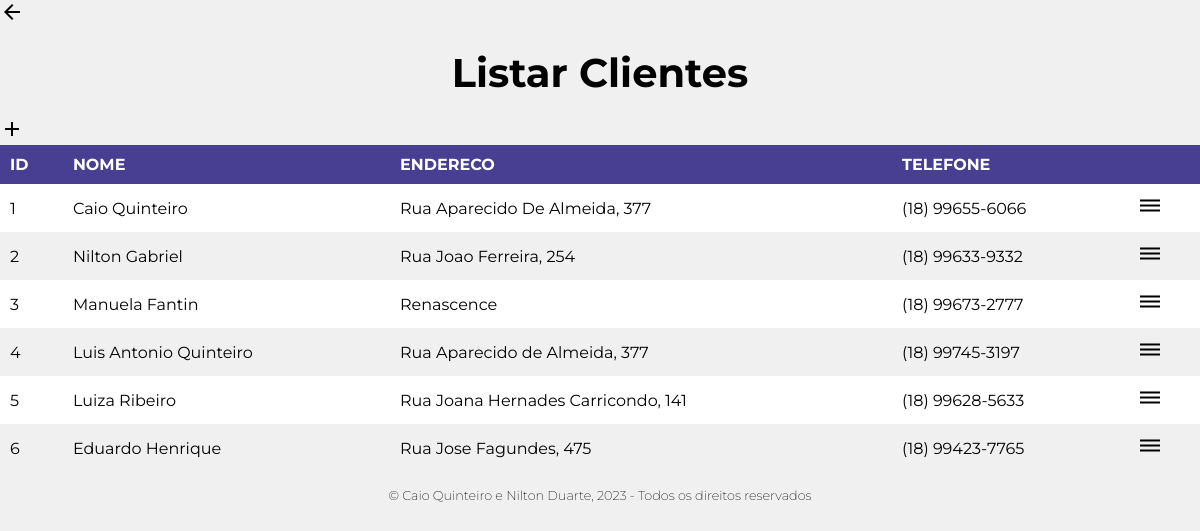
The app's page /VIEW/cliente/lstCliente.php (signed in) with its own data.
### tables this page shows
CREATE TABLE `cliente` (
  `ID` int(11) NOT NULL,
  `NOME` varchar(50) NOT NULL,
  `ENDERECO` varchar(100) NOT NULL,
  `TELEFONE` varchar(15) NOT NULL
);

### DAL/dalCliente.php (called while the page is built, shortened)
<?php
    include_once '..\..\MODEL\Cliente.php';
    class dalCliente{
        public function Select(){
            $con = Conexao::conectar();
            $sql = "select * from cliente;";
            $result = $con->query($sql);
            foreach($result as $linha){
                $cliente = new \MODEL\Cliente();
                $cliente->setId($linha['ID']);
                $cliente->setNome($linha['NOME']);
                $cliente->setEndereco($linha['ENDERECO']);
                $cliente->setTelefone($linha['TELEFONE']);
                $lstCliente[]= $cliente;
           }
           return $lstCliente;
        }
    }
?>

### BLL/bllCliente.php (called while the page is built, shortened)
<?php
    include_once '../../DAL/dalCliente.php';
    class bllCliente {
        public function Select (){
            $dal = new  \Dal\dalCliente();
            return $dal->Select();
        }
    }
?>

### MODEL/Cliente.php (called while the page is built, shortened)
<?php
class Cliente{
    private ?int $id;
    private ?string $nome;
    private ?string $endereco;
    private ?string $telefone;
    public function getId(){
        return $this->id;
    }
    public function setId(int $id){
        $this->id = $id;
    }
    public function getNome(){
        return $this->nome;
    }
    public function setNome(string $nome){
        $this->nome = $nome;
    }
    public function getEndereco(){
        return $this->endereco;
    }
    public function setEndereco(string $endereco){
        $this->endereco = $endereco;
    }
    public function getTelefone(){
        return $this->telefone;
    }
    public function setTelefone(string $telefone){
        $this->telefone = $telefone;
    }
}
?>

### VIEW/cliente/lstCliente.php (the view, shortened to what this page needs)
<?php
    include_once '..\..\BLL\bllCliente.php';
    $bll = new \bll\bllCliente();
    $lstCliente = $bll->Select();
?>
<!DOCTYPE html>
<html lang="pt-br">
<head>
    <link rel="stylesheet" href="..\..\VIEW\css\tabelas.css">
    <link rel="stylesheet" href="..\..\VIEW\css\footer.css">
</head>
<body>
    <a onclick="JavaScript:location.href='../../VIEW/menu.php'">
        <i class="material-icons">arrow_back</i>
    </a>
    <h1>Listar Clientes</h1>
    <a onclick="JavaScript:location.href='inserirCliente.php'">
        <i class="material-icons" id="ADD">add</i>
    </a>
    <table>
        <tr>
            <th>ID</th>
            <th>NOME</th>
            <th>ENDERECO</th>
            <th>TELEFONE</th>
            <th> </th>
        </tr>
        <?php
            foreach ($lstCliente as $cliente){
        ?>
            <tr>
                <td class="td"><?php echo $cliente->getId(); ?></td>
                <td class="td"><?php echo $cliente->getNome(); ?></td>
                <td class="td"><?php echo $cliente->getEndereco(); ?></td>
                <td class="td"><?php echo $cliente->getTelefone(); ?></td>
                <td >
                    <a onclick="JavaScript:location.href='detCliente.php?id=' + <?php echo $cliente->getId(); ?>">
                        <i class="material-icons">dehaze</i>
                    </a>
                </td>
            </tr>
        <?php
            }
        ?>
    </table>
    <footer>
        <span>
            © Caio Quinteiro e Nilton Duarte, 2023 - Todos os direitos reservados
        </span>
    </footer>
</body>
</html>

### VIEW/css/tabelas.css (style rules this page uses)
body { font-family: 'Montserrat', sans-serif; background-color: #f0f0f0; margin: 0; padding: 0; }
h1 { text-align: center; color: 333; font-size: 40px; margin: 20px auto; border-radius: 4px; }
table { border-collapse: collapse; width: 100%; }
td, th { padding: 10px; }
th { background-color: #22177dcf; text-align: left; color: #ffffff; }
tr:nth-child(even) { background-color: #ffffff; }
i { cursor: pointer; }
#ADD { position: relative; }
#ADD::after { font-size: 12px; font-family: 'Montserrat', sans-serif; content: "ADICIONAR ELEMENTO"; display: none; position: absolute; top: 0; left: 100%; white-space: nowrap; background-color: #f1f1f1; padding: 5px; z-index: 1; }

### VIEW/css/footer.css (style rules this page uses)
footer { padding: 16px; display: flex; align-items: center; justify-content: center; }
footer span { font-size: 0.8em; font-weight: 200; }

### records on screen
cliente: ID "1", NOME "Caio Quinteiro", ENDERECO "Rua Aparecido De Almeida, 377", TELEFONE "(18) 99655-6066"
cliente: ID "2", NOME "Nilton Gabriel", ENDERECO "Rua Joao Ferreira, 254", TELEFONE "(18) 99633-9332"
cliente: ID "3", NOME "Manuela Fantin", ENDERECO "Renascence", TELEFONE "(18) 99673-2777"
cliente: ID "4", NOME "Luis Antonio Quinteiro", ENDERECO "Rua Aparecido de Almeida, 377", TELEFONE "(18) 99745-3197"
cliente: ID "5", NOME "Luiza Ribeiro", ENDERECO "Rua Joana Hernades Carricondo, 141", TELEFONE "(18) 99628-5633"
cliente: ID "6", NOME "Eduardo Henrique", ENDERECO "Rua Jose Fagundes, 475", TELEFONE "(18) 99423-7765"
